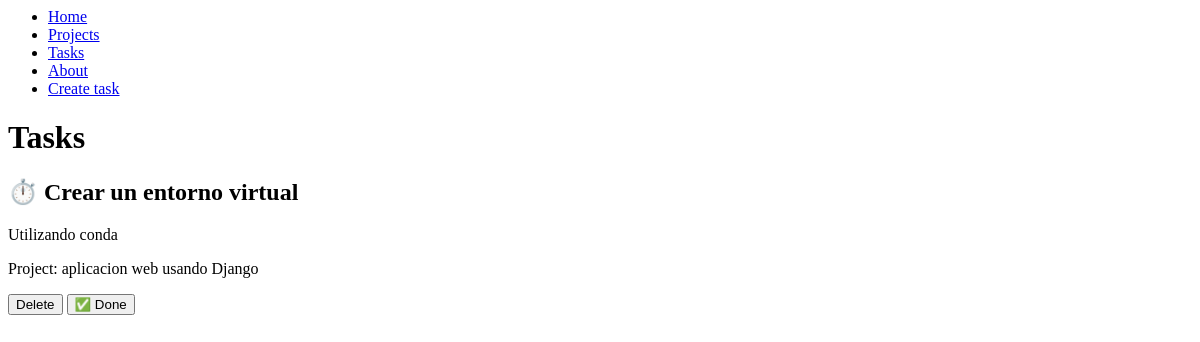
/tasks/, run on an earlier commit of the app's database.
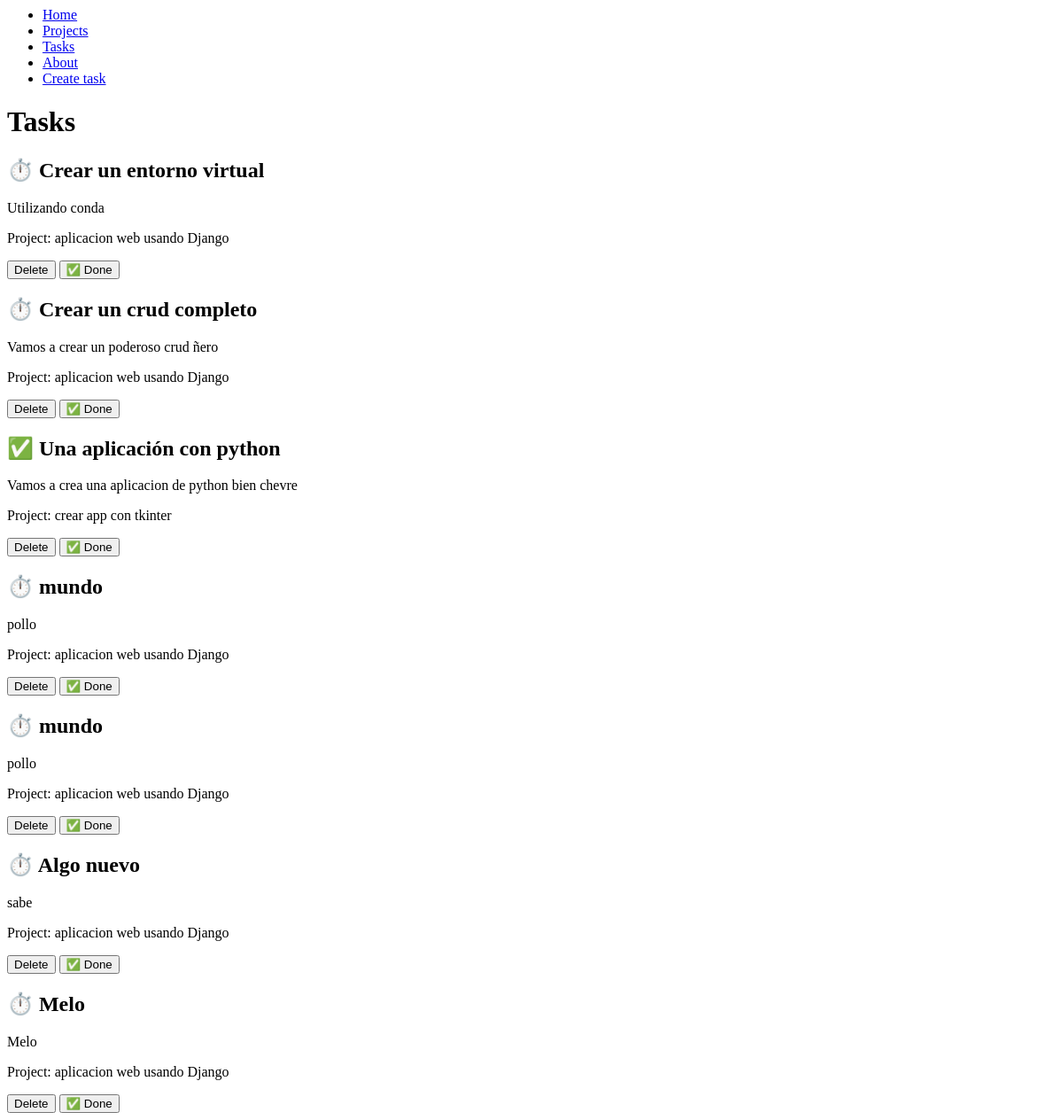
And on a later commit of the database.
### myapp/models.py (models this page shows, shortened)
class Task(models.Model):
    title = models.CharField(max_length=200)
    description = models.TextField()
    project = models.ForeignKey(Project, on_delete=models.CASCADE)
    done = models.BooleanField(default=False)

class  Project(models.Model):
    name = models.CharField(max_length=200)

### myapp/views.py (the view)
# urls.py: path('tasks/',views.tasks),
def tasks(request):
    task = Task.objects.all()
    return render(request, 'tasks.html',{
        'task': task
    })

### myapp/templates/tasks.html
{% extends 'layouts/base.html' %}
{%block content %}
<h1>Tasks</h1>
{% for tasks in task %}
<h2> {% if tasks.done == False %} ⏱️{% else %} ✅ {% endif %} {{tasks.title}}</h2>
<p>{{tasks.description}}</p>
<p>Project: {{tasks.project.name}}</p>
<button>Delete</button>
<button>✅ Done</button>
{% endfor %}
{% endblock %}

### myapp/templates/layouts/base.html
<nav>
    <ul>
        <li>
            <a href="/">Home</a>
        </li>
        <li>
            <a href="/projects">Projects</a>
        </li>
        <li>
            <a href="/tasks">Tasks</a>
        </li>
        <li><a href="/about">About</a></li>
        <li><a href="/create_task">Create task</a></li>
    </ul>
</nav>
{% block content %}
{% endblock %}

What changed in the data, as far as the page shows it:
added Task: title "Crear un crud completo", description "Vamos a crear un poderoso crud ñero", project.name "aplicacion web usando Django"
added Task: title "Una aplicación con python", description "Vamos a crea una aplicacion de python bien chevre", project.name "crear app con tkinter"
added Task: title "mundo", description "pollo", project.name "aplicacion web usando Django"
added Task: title "mundo", description "pollo", project.name "aplicacion web usando Django"
added Task: title "Algo nuevo", description "sabe", project.name "aplicacion web usando Django"
added Task: title "Melo", description "Melo", project.name "aplicacion web usando Django"
